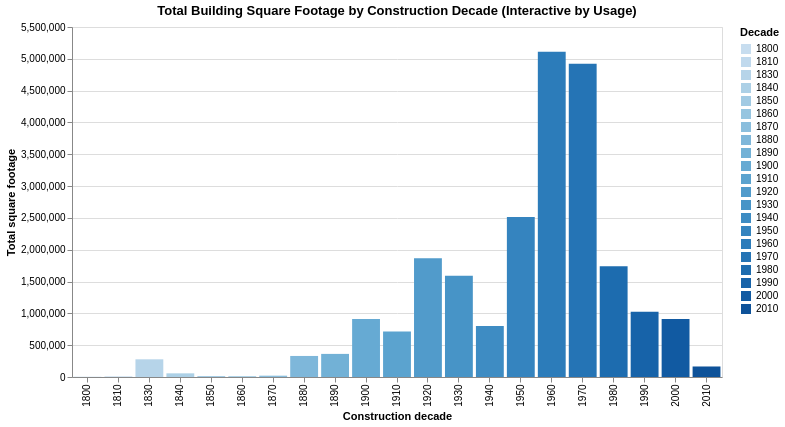

The notebook cell saved with this chart:
### Code cell
# Param-based dropdown for usage description (Altair 5)
usage_param = alt.param(
    name="usage_param",
    bind=alt.binding_select(options=top_usage_names, name="Usage: "),
    value=top_usage_names[0]
)

plot2 = (
    alt.Chart(decade_usage_top)
    .mark_bar()
    .encode(
        x=alt.X("decade:O", title="Construction decade"),
        y=alt.Y("total_sqft:Q", title="Total square footage"),
        color=alt.Color("decade:O", title="Decade"),
        tooltip=[
            alt.Tooltip("decade:O", title="Decade"),
            alt.Tooltip(usage_col, title="Usage"),
            alt.Tooltip("total_sqft:Q", title="Total sq ft", format=",")
        ]
    )
    .add_params(usage_param)
    # Filter expression ties the param value to the usage column
    .transform_filter("datum['{}'] == usage_param".format(usage_col))
    .properties(
        title="Total Building Square Footage by Construction Decade (Interactive by Usage)",
        width=650,
        height=350
    )
)

plot2

### Figure 1 — Vega-Lite specification as saved in the notebook (floating-point values rounded to 4 significant figures; data arrays with more than 128 entries replaced by an {"elided": "..."} marker saying what was removed)
{"config": {"view": {"continuousWidth": 300, "continuousHeight": 300}}, "data": {"name": "data-210c2be62df484d9e102aaf1ad6e720f"}, "mark": {"type": "bar"}, "encoding": {"color": {"field": "decade", "title": "Decade", "type": "ordinal"}, "tooltip": [{"field": "decade", "title": "Decade", "type": "ordinal"}, {"field": "Usage Description", "title": "Usage", "type": "nominal"}, {"field": "total_sqft", "format": ",", "title": "Total sq ft", "type": "quantitative"}], "x": {"field": "decade", "title": "Construction decade", "type": "ordinal"}, "y": {"field": "total_sqft", "title": "Total square footage", "type": "quantitative"}}, "height": 350, "params": [{"name": "usage_param", "bind": {"input": "select", "options": ["Assembly", "Business", "Education", "Storage", "Industrial", "Detention & Correc", "Health Care", "Residential"], "name": "Usage: "}, "value": "Assembly"}], "title": "Total Building Square Footage by Construction Decade (Interactive by Usage)", "transform": [{"filter": "datum['Usage Description'] == usage_param"}], "width": 650, "$schema": "https://vega.github.io/schema/vega-lite/v5.20.1.json", "datasets": {"data-210c2be62df484d9e102aaf1ad6e720f": {"elided": "140 records"}}}
